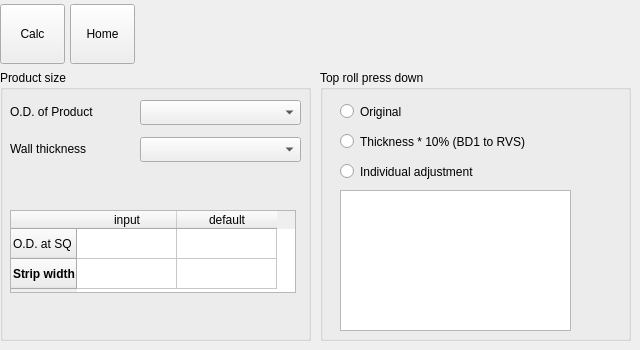
      <widget class="QWidget" name="product_info">
       <property name="enabled">
        <bool>true</bool>
       </property>
       <attribute name="title">
        <string>Product Info.</string>
       </attribute>
       <widget class="QToolButton" name="m_pcmdCalcProdSize">
        <property name="geometry">
         <rect>
          <x>0</x>
          <y>4</y>
          <width>65</width>
          <height>60</height>
         </rect>
        </property>
        <property name="text">
         <string>Calc</string>
        </property>
       </widget>
       <widget class="QGroupBox" name="groupBox">
        <property name="geometry">
         <rect>
          <x>0</x>
          <y>70</y>
          <width>311</width>
          <height>271</height>
         </rect>
        </property>
        <property name="title">
         <string>Product size</string>
        </property>
        <widget class="QLabel" name="label">
         <property name="geometry">
          <rect>
           <x>10</x>
           <y>33</y>
           <width>111</width>
           <height>17</height>
          </rect>
         </property>
         <property name="text">
          <string>O.D. of Product</string>
         </property>
        </widget>
        <widget class="QComboBox" name="cb_Od_product">
         <property name="geometry">
          <rect>
           <x>140</x>
           <y>30</y>
           <width>161</width>
           <height>25</height>
          </rect>
         </property>
        </widget>
        <widget class="QComboBox" name="cb_wall_thickness">
         <property name="geometry">
          <rect>
           <x>140</x>
           <y>67</y>
           <width>161</width>
           <height>25</height>
          </rect>
         </property>
        </widget>
        <widget class="QLabel" name="label_18">
         <property name="geometry">
          <rect>
           <x>10</x>
           <y>70</y>
           <width>111</width>
           <height>17</height>
          </rect>
         </property>
         <property name="text">
          <string>Wall thickness</string>
         </property>
        </widget>
        <widget class="QTableWidget" name="tbl_product_size">
         <property name="geometry">
          <rect>
           <x>10</x>
           <y>140</y>
           <width>286</width>
           <height>83</height>
          </rect>
         </property>
         <row>
          <property name="text">
           <string>O.D. at SQ</string>
          </property>
         </row>
         <row>
          <property name="text">
           <string>Strip width</string>
          </property>
          <property name="font">
           <font>
            <weight>75</weight>
            <bold>true</bold>
           </font>
          </property>
         </row>
         <column>
          <property name="text">
           <string>input</string>
          </property>
         </column>
         <column>
          <property name="text">
           <string>default</string>
          </property>
         </column>
         <item row="0" column="1">
          <property name="text">
           <string/>
          </property>
          <property name="flags">
           <set>NoItemFlags</set>
          </property>
         </item>
         <item row="1" column="1">
          <property name="text">
           <string/>
          </property>
          <property name="flags">
           <set>NoItemFlags</set>
          </property>
         </item>
        </widget>
       </widget>
       <widget class="QGroupBox" name="groupBox_2">
        <property name="geometry">
         <rect>
          <x>320</x>
          <y>70</y>
          <width>311</width>
          <height>271</height>
         </rect>
        </property>
        <property name="title">
         <string>Top roll press down</string>
        </property>
        <widget class="QRadioButton" name="rb_Original">
         <property name="geometry">
          <rect>
           <x>20</x>
           <y>30</y>
           <width>112</width>
           <height>23</height>
          </rect>
         </property>
         <property name="text">
          <string>Original</string>
         </property>
        </widget>
        <widget class="QRadioButton" name="rb_Thickness">
         <property name="geometry">
          <rect>
           <x>20</x>
           <y>60</y>
           <width>231</width>
           <height>23</height>
          </rect>
         </property>
         <property name="text">
          <string>Thickness * 10% (BD1 to RVS)</string>
         </property>
        </widget>
        <widget class="QRadioButton" name="rb_IndivAdj">
         <property name="geometry">
          <rect>
           <x>20</x>
           <y>90</y>
           <width>171</width>
           <height>23</height>
          </rect>
         </property>
         <property name="text">
          <string>Individual adjustment</string>
         </property>
        </widget>
        <widget class="QTableView" name="tv_TopRollPressAdj">
         <property name="geometry">
          <rect>
           <x>20</x>
           <y>120</y>
           <width>231</width>
           <height>141</height>
          </rect>
         </property>
        </widget>
       </widget>
       <widget class="QToolButton" name="m_pcmdHomePosition">
        <property name="geometry">
         <rect>
          <x>70</x>
          <y>4</y>
          <width>65</width>
          <height>60</height>
         </rect>
        </property>
        <property name="text">
         <string>Home</string>
        </property>
       </widget>
      </widget>
